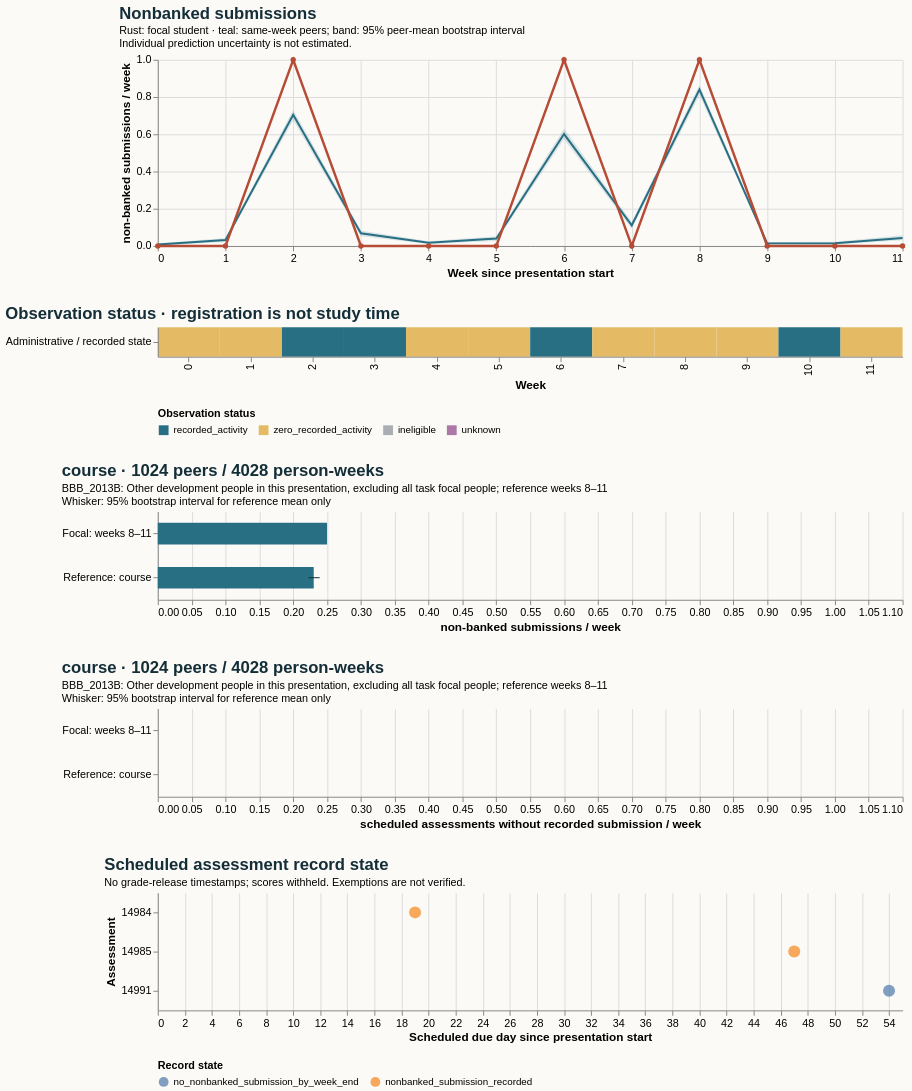

Write the Vega-Lite specification saved for this chart.
### Vega-Lite specification from a JSON file in a GitHub repository (floating-point values rounded to 4 significant figures)
{"$schema": "https://vega.github.io/schema/vega-lite/v5.20.1.json", "config": {"axis": {"labelFontSize": 11, "titleFontSize": 12}, "background": "#fbfaf7", "font": "sans-serif", "title": {"anchor": "start", "color": "#142e38", "fontSize": 17, "subtitleFontSize": 11}, "view": {"continuousHeight": 300, "continuousWidth": 300, "stroke": null}}, "datasets": {"data-3edcb1b7734312d925c40e89395362f7": [{"end_day": 6, "focal_value": 0.0, "peer_ci_high": 0.01331, "peer_ci_low": 0.002662, "peer_mean": 0.007986, "peer_observations": 1127, "peer_people": 1127, "reference": "course", "unit": "non-banked submissions / week", "week": 0}, {"end_day": 13, "focal_value": 0.0, "peer_ci_high": 0.04282, "peer_ci_low": 0.02141, "peer_mean": 0.03211, "peer_observations": 1121, "peer_people": 1121, "reference": "course", "unit": "non-banked submissions / week", "week": 1}, {"end_day": 20, "focal_value": 1.0, "peer_ci_high": 0.7312, "peer_ci_low": 0.6755, "peer_mean": 0.705, "peer_observations": 1105, "peer_people": 1105, "reference": "course", "unit": "non-banked submissions / week", "week": 2}, {"end_day": 27, "focal_value": 0.0, "peer_ci_high": 0.08336, "peer_ci_low": 0.05282, "peer_mean": 0.06831, "peer_observations": 1098, "peer_people": 1098, "reference": "course", "unit": "non-banked submissions / week", "week": 3}, {"end_day": 34, "focal_value": 0.0, "peer_ci_high": 0.02535, "peer_ci_low": 0.01033, "peer_mean": 0.01784, "peer_observations": 1065, "peer_people": 1065, "reference": "course", "unit": "non-banked submissions / week", "week": 4}, {"end_day": 41, "focal_value": 0.0, "peer_ci_high": 0.05198, "peer_ci_low": 0.02741, "peer_mean": 0.0397, "peer_observations": 1058, "peer_people": 1058, "reference": "course", "unit": "non-banked submissions / week", "week": 5}, {"end_day": 48, "focal_value": 1.0, "peer_ci_high": 0.631, "peer_ci_low": 0.5733, "peer_mean": 0.601, "peer_observations": 1050, "peer_people": 1050, "reference": "course", "unit": "non-banked submissions / week", "week": 6}, {"end_day": 55, "focal_value": 0.0, "peer_ci_high": 0.1291, "peer_ci_low": 0.09284, "peer_mean": 0.1112, "peer_observations": 1034, "peer_people": 1034, "reference": "course", "unit": "non-banked submissions / week", "week": 7}, {"end_day": 62, "focal_value": 1.0, "peer_ci_high": 0.8643, "peer_ci_low": 0.81, "peer_mean": 0.8398, "peer_observations": 1024, "peer_people": 1024, "reference": "course", "unit": "non-banked submissions / week", "week": 8}, {"end_day": 69, "focal_value": 0.0, "peer_ci_high": 0.02085, "peer_ci_low": 0.007944, "peer_mean": 0.0139, "peer_observations": 1007, "peer_people": 1007, "reference": "course", "unit": "non-banked submissions / week", "week": 9}, {"end_day": 76, "focal_value": 0.0, "peer_ci_high": 0.02298, "peer_ci_low": 0.007992, "peer_mean": 0.01499, "peer_observations": 1001, "peer_people": 1001, "reference": "course", "unit": "non-banked submissions / week", "week": 10}, {"end_day": 83, "focal_value": 0.0, "peer_ci_high": 0.05723, "peer_ci_low": 0.03112, "peer_mean": 0.04317, "peer_observations": 996, "peer_people": 996, "reference": "course", "unit": "non-banked submissions / week", "week": 11}], "data-6309dd7d55e6b74bc29f3cd3fd880996": [{"hi": null, "lo": null, "series": "Focal: weeks 8–11", "value": 0.25}, {"hi": 0.2391, "lo": 0.2228, "series": "Reference: course", "value": 0.2303}], "data-770ce5d87c1c8bea199b2664b3a9bcb9": [{"hi": null, "lo": null, "series": "Focal: weeks 8–11", "value": 0.0}, {"hi": 0.0, "lo": 0.0, "series": "Reference: course", "value": 0.0}], "data-b2417af397d571e78a576d0cc0cf7eb3": [{"eligible_days": 7.0, "end_day": 6, "logging_completeness": "unknown", "observation_status": "zero_recorded_activity", "row": "Administrative / recorded state", "score_status": "withheld_release_time_unknown", "start_day": 0, "value": 0.0, "week": 0}, {"eligible_days": 7.0, "end_day": 13, "logging_completeness": "unknown", "observation_status": "zero_recorded_activity", "row": "Administrative / recorded state", "score_status": "withheld_release_time_unknown", "start_day": 7, "value": 0.0, "week": 1}, {"eligible_days": 7.0, "end_day": 20, "logging_completeness": "unknown", "observation_status": "recorded_activity", "row": "Administrative / recorded state", "score_status": "withheld_release_time_unknown", "start_day": 14, "value": 1.0, "week": 2}, {"eligible_days": 7.0, "end_day": 27, "logging_completeness": "unknown", "observation_status": "recorded_activity", "row": "Administrative / recorded state", "score_status": "withheld_release_time_unknown", "start_day": 21, "value": 0.0, "week": 3}, {"eligible_days": 7.0, "end_day": 34, "logging_completeness": "unknown", "observation_status": "zero_recorded_activity", "row": "Administrative / recorded state", "score_status": "withheld_release_time_unknown", "start_day": 28, "value": 0.0, "week": 4}, {"eligible_days": 7.0, "end_day": 41, "logging_completeness": "unknown", "observation_status": "zero_recorded_activity", "row": "Administrative / recorded state", "score_status": "withheld_release_time_unknown", "start_day": 35, "value": 0.0, "week": 5}, {"eligible_days": 7.0, "end_day": 48, "logging_completeness": "unknown", "observation_status": "recorded_activity", "row": "Administrative / recorded state", "score_status": "withheld_release_time_unknown", "start_day": 42, "value": 1.0, "week": 6}, {"eligible_days": 7.0, "end_day": 55, "logging_completeness": "unknown", "observation_status": "zero_recorded_activity", "row": "Administrative / recorded state", "score_status": "withheld_release_time_unknown", "start_day": 49, "value": 0.0, "week": 7}, {"eligible_days": 7.0, "end_day": 62, "logging_completeness": "unknown", "observation_status": "zero_recorded_activity", "row": "Administrative / recorded state", "score_status": "withheld_release_time_unknown", "start_day": 56, "value": 1.0, "week": 8}, {"eligible_days": 7.0, "end_day": 69, "logging_completeness": "unknown", "observation_status": "zero_recorded_activity", "row": "Administrative / recorded state", "score_status": "withheld_release_time_unknown", "start_day": 63, "value": 0.0, "week": 9}, {"eligible_days": 7.0, "end_day": 76, "logging_completeness": "unknown", "observation_status": "recorded_activity", "row": "Administrative / recorded state", "score_status": "withheld_release_time_unknown", "start_day": 70, "value": 0.0, "week": 10}, {"eligible_days": 7.0, "end_day": 83, "logging_completeness": "unknown", "observation_status": "zero_recorded_activity", "row": "Administrative / recorded state", "score_status": "withheld_release_time_unknown", "start_day": 77, "value": 0.0, "week": 11}], "data-bf97bc26d458f46d71c764833c16117b": [{"as_of_day": 20, "assessment_id": 14984, "course": "BBB_2013B", "due_day": 19, "person_id": 531427, "score_status": "withheld_release_time_unknown", "state": "nonbanked_submission_recorded", "week": 2}, {"as_of_day": 48, "assessment_id": 14985, "course": "BBB_2013B", "due_day": 47, "person_id": 531427, "score_status": "withheld_release_time_unknown", "state": "nonbanked_submission_recorded", "week": 6}, {"as_of_day": 55, "assessment_id": 14991, "course": "BBB_2013B", "due_day": 54, "person_id": 531427, "score_status": "withheld_release_time_unknown", "state": "no_nonbanked_submission_by_week_end", "week": 7}]}, "resolve": {"scale": {"color": "independent"}}, "spacing": 28, "vconcat": [{"data": {"name": "data-3edcb1b7734312d925c40e89395362f7"}, "height": 190, "layer": [{"encoding": {"x": {"axis": {"tickMinStep": 1}, "field": "week", "title": "Week since presentation start", "type": "quantitative"}, "y": {"field": "peer_ci_low", "scale": {"zero": true}, "title": "non-banked submissions / week", "type": "quantitative"}, "y2": {"field": "peer_ci_high"}}, "mark": {"color": "#286f83", "opacity": 0.16, "type": "area"}}, {"encoding": {"tooltip": [{"field": "week", "type": "quantitative"}, {"field": "peer_mean", "type": "quantitative"}, {"field": "peer_people", "type": "quantitative"}, {"field": "peer_observations", "type": "quantitative"}], "x": {"field": "week", "type": "quantitative"}, "y": {"field": "peer_mean", "type": "quantitative"}}, "mark": {"color": "#286f83", "strokeWidth": 2, "type": "line"}}, {"encoding": {"tooltip": [{"field": "week", "type": "quantitative"}, {"field": "focal_value", "type": "quantitative"}], "x": {"field": "week", "type": "quantitative"}, "y": {"field": "focal_value", "type": "quantitative"}}, "mark": {"color": "#b64c35", "point": {"color": "#b64c35"}, "strokeWidth": 2.5, "type": "line"}}], "title": {"subtitle": ["Rust: focal student · teal: same-week peers; band: 95% peer-mean bootstrap interval", "Individual prediction uncertainty is not estimated."], "text": "Nonbanked submissions"}, "width": 760}, {"data": {"name": "data-b2417af397d571e78a576d0cc0cf7eb3"}, "encoding": {"color": {"field": "observation_status", "legend": {"labelLimit": 260, "orient": "bottom"}, "scale": {"domain": ["recorded_activity", "zero_recorded_activity", "ineligible", "unknown"], "range": ["#286f83", "#e4bb64", "#aaaeb3", "#ac78a5"]}, "title": "Observation status", "type": "nominal"}, "tooltip": [{"field": "week", "type": "quantitative"}, {"field": "eligible_days", "type": "quantitative"}, {"field": "observation_status", "type": "nominal"}, {"field": "logging_completeness", "type": "nominal"}], "x": {"field": "week", "title": "Week", "type": "ordinal"}, "y": {"field": "row", "title": null, "type": "nominal"}}, "height": 30, "mark": {"type": "rect"}, "title": "Observation status · registration is not study time", "width": 760}, {"data": {"name": "data-6309dd7d55e6b74bc29f3cd3fd880996"}, "height": 90, "layer": [{"encoding": {"x": {"field": "value", "scale": {"domain": [0, 1.05], "zero": true}, "title": "non-banked submissions / week", "type": "quantitative"}, "y": {"field": "series", "sort": null, "title": null, "type": "nominal"}}, "mark": {"color": "#286f83", "size": 22, "type": "bar"}}, {"encoding": {"x": {"field": "lo", "type": "quantitative"}, "x2": {"field": "hi"}, "y": {"field": "series", "sort": null, "title": null, "type": "nominal"}}, "mark": {"color": "#142e38", "type": "rule"}}], "title": {"subtitle": ["BBB_2013B: Other development people in this presentation, excluding all task focal people; reference weeks 8–11", "Whisker: 95% bootstrap interval for reference mean only"], "text": "course · 1024 peers / 4028 person-weeks"}, "width": 760}, {"data": {"name": "data-770ce5d87c1c8bea199b2664b3a9bcb9"}, "height": 90, "layer": [{"encoding": {"x": {"field": "value", "scale": {"domain": [0, 1.05], "zero": true}, "title": "scheduled assessments without recorded submission / week", "type": "quantitative"}, "y": {"field": "series", "sort": null, "title": null, "type": "nominal"}}, "mark": {"color": "#286f83", "size": 22, "type": "bar"}}, {"encoding": {"x": {"field": "lo", "type": "quantitative"}, "x2": {"field": "hi"}, "y": {"field": "series", "sort": null, "title": null, "type": "nominal"}}, "mark": {"color": "#142e38", "type": "rule"}}], "title": {"subtitle": ["BBB_2013B: Other development people in this presentation, excluding all task focal people; reference weeks 8–11", "Whisker: 95% bootstrap interval for reference mean only"], "text": "course · 1024 peers / 4028 person-weeks"}, "width": 760}, {"data": {"name": "data-bf97bc26d458f46d71c764833c16117b"}, "encoding": {"color": {"field": "state", "legend": {"labelLimit": 400, "orient": "bottom"}, "title": "Record state", "type": "nominal"}, "tooltip": [{"field": "assessment_id", "type": "quantitative"}, {"field": "due_day", "type": "quantitative"}, {"field": "as_of_day", "type": "quantitative"}, {"field": "state", "type": "nominal"}, {"field": "score_status", "type": "nominal"}], "x": {"field": "due_day", "title": "Scheduled due day since presentation start", "type": "quantitative"}, "y": {"field": "assessment_id", "title": "Assessment", "type": "nominal"}}, "height": 120, "mark": {"filled": true, "size": 150, "type": "point"}, "title": {"subtitle": "No grade-release timestamps; scores withheld. Exemptions are not verified.", "text": "Scheduled assessment record state"}, "width": 760}]}
